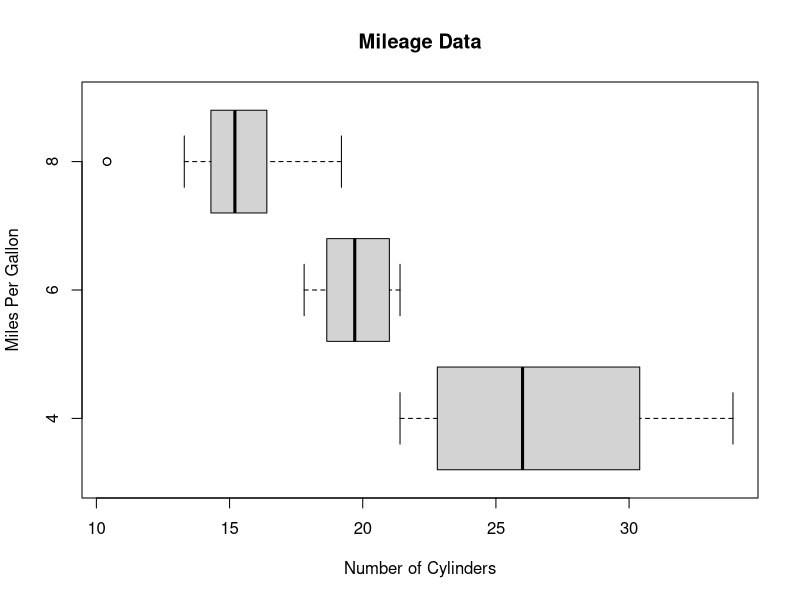
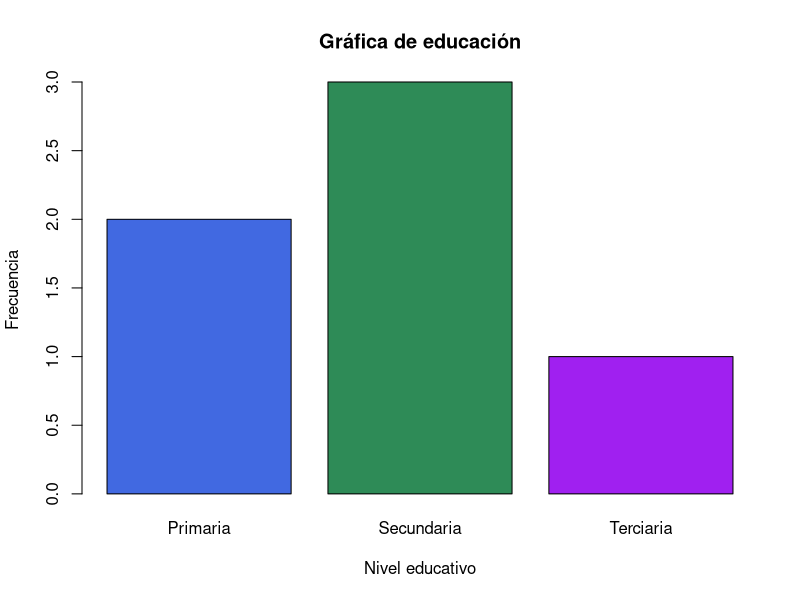

Source code (R) for these figures, in order:
## ---- chunk 1
input<-mtcars[,c('mpg','cyl')]
boxplot(mpg~cyl, data = mtcars, xlab = "Number of Cylinders", ylab = "Miles Per Gallon", main = "Mileage Data", horizontal = T)
## ---- chunk 2
x<-c(1,3,2,1,2,2)
xf<-factor(x)
levels(xf)<-c("Primaria", "Secundaria", "Terciaria")
datos<-table(xf)
barplot(datos, main = "Gráfica de educación", xlab = "Nivel educativo", ylab = "Frecuencia", col = c("royalblue", "seagreen", "purple", "grey"))
## ---- chunk 3
mone1<-c("Cara","Sello")
mone2<-mone1
EspMue<-expand.grid(mone1,mone2)
colnames(EspMue)<-c("Moneda 1", "Moneda 2")
EspMue
## ---- chunk 4
x<-EspMue$`Moneda 1`=="Cara"
x
## ---- chunk 5
y<-EspMue$`Moneda 2`=="Cara"
y
## ---- chunk 6
cara<-xor(x,y)
cara
## ---- chunk 7
Evento<-EspMue[xor(x,y),]
Evento
## ---- chunk 8
x1 <- rnorm(100,10) #Esta será nuestra variable aleatoria de media 10
x2 <- rnorm(100,10.5) #Esta será nuestra variable aleatoria de media 10.5
test <- t.test(x1,x2) #Esta será nuestra prueba T de Student
print(test)
## ---- chunk 9
require(stats)
insectos <- c(16,11,20,21,14,7,37,32,15,25,39,41,21,12,14,17,13,17,45,59,48,46,38,47)
colores <- as.factor(c(rep(c("azul", "verde",  "blanco", "amarillo"), each =6)))
tapply(insectos, colores, mean)
fm = aov ( lm(insectos ~ colores) )
summary(fm)
names(fm)
